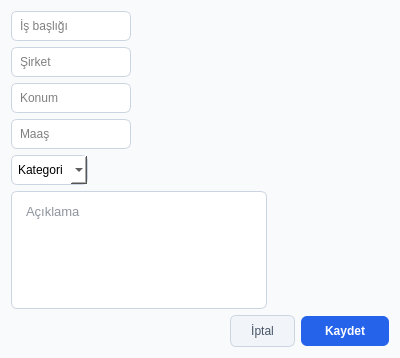
<?xml version="1.0" encoding="UTF-8"?>
<ui version="4.0">
 <class>AddJobDialog</class>
 <widget class="QDialog" name="AddJobDialog">
  <property name="geometry">
   <rect>
    <x>0</x>
    <y>0</y>
    <width>400</width>
    <height>310</height>
   </rect>
  </property>
  <property name="windowTitle">
   <string>Yeni İlan Ekle</string>
  </property>
  <property name="styleSheet">
   <string notr="true">/* Genel Ayarlar */
QWidget {
    background-color: #f8fafc;
    font-family: 'Segoe UI', sans-serif;
}

/* Giriş Alanları */
QLineEdit, QTextEdit, QComboBox {
    border: 1px solid #cbd5e1;
    border-radius: 6px;
    padding: 6px;
    background-color: white;
}

QLineEdit:focus, QTextEdit:focus, QComboBox:focus {
    border: 2px solid #3b82f6; /* Odaklanınca mavi kenarlık */
}

/* Kaydet Butonu (Mavi) */
#btn_save {
    background-color: #2563eb;
    color: white;
    border-radius: 6px;
    padding: 8px 24px;
    font-weight: bold;
}

#btn_save:hover {
    background-color: #1d4ed8;
}

/* İptal Butonu (Gri/Beyaz) */
#btn_cancel {
    background-color: #f1f5f9;
    color: #475569;
    border: 1px solid #cbd5e1;
    border-radius: 6px;
    padding: 8px 20px;
}

#btn_cancel:hover {
    background-color: #e2e8f0;
}</string>
  </property>
  <layout class="QVBoxLayout" name="verticalLayout">
   <item>
    <layout class="QFormLayout" name="formLayout">
     <item row="0" column="0">
      <widget class="QLineEdit" name="txt_title">
       <property name="placeholderText">
        <string>İş başlığı</string>
       </property>
      </widget>
     </item>
     <item row="1" column="0">
      <widget class="QLineEdit" name="txt_company">
       <property name="placeholderText">
        <string>Şirket</string>
       </property>
      </widget>
     </item>
     <item row="2" column="0">
      <widget class="QLineEdit" name="txt_location">
       <property name="placeholderText">
        <string>Konum</string>
       </property>
      </widget>
     </item>
     <item row="3" column="0">
      <widget class="QLineEdit" name="txt_salary">
       <property name="placeholderText">
        <string>Maaş</string>
       </property>
      </widget>
     </item>
     <item row="4" column="0">
      <widget class="QComboBox" name="combo_category">
       <property name="placeholderText">
        <string>Kategori</string>
       </property>
      </widget>
     </item>
     <item row="5" column="0">
      <widget class="QPlainTextEdit" name="txt_description">
       <property name="styleSheet">
        <string notr="true">#txt_description {
    background-color: white;
    border: 1px solid #cbd5e1;
    border-radius: 6px;
    /* Metnin kenarlara yapışmaması için ferah bir alan bırakıyoruz */
    padding: 8px 10px; 
    color: #1e293b;
    font-family: 'Segoe UI', sans-serif;
    font-size: 13px;
    /* Kutunun çok ezilmemesi için en az bir yükseklik veriyoruz */
    min-height: 100px; 
}

/* Kutuya tıklandığında (Odaklanınca) mavi çerçeve olsun */
#txt_description:focus {
    border: 2px solid #3b82f6;
    background-color: #ffffff;
}

/* Eğer placeholder rengi çok sönükse bunu ekleyebilirsin */
QPlainTextEdit {
    color: #1e293b;
}</string>
       </property>
       <property name="placeholderText">
        <string>Açıklama</string>
       </property>
      </widget>
     </item>
    </layout>
   </item>
   <item>
    <layout class="QHBoxLayout" name="horizontalLayout">
     <item>
      <spacer name="horizontalSpacer">
       <property name="orientation">
        <enum>Qt::Orientation::Horizontal</enum>
       </property>
       <property name="sizeHint" stdset="0">
        <size>
         <width>208</width>
         <height>20</height>
        </size>
       </property>
      </spacer>
     </item>
     <item>
      <widget class="QPushButton" name="btn_cancel">
       <property name="text">
        <string>İptal</string>
       </property>
      </widget>
     </item>
     <item>
      <widget class="QPushButton" name="btn_save">
       <property name="text">
        <string>Kaydet</string>
       </property>
      </widget>
     </item>
    </layout>
   </item>
  </layout>
 </widget>
 <resources/>
 <connections/>
</ui>
